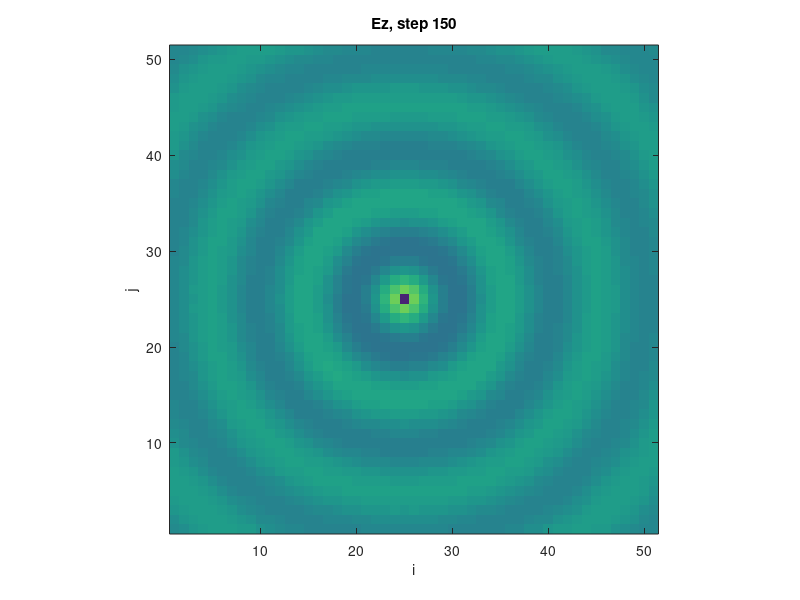

Source code (MATLAB):
% This program demonstrates a two-dimensional FDTD simulation(TM).
% The program mainly simulates the propagation of electromagnetic wave in 
% free space. The excitation source is a harmonic field source. The Mur
% absorbing boundary condition is used as the boundary condition.

% 该程序演示了二维FDTD模拟（TM）。该程序主要模拟电磁波在自由空间中
% 的传播。激励源为时谐场源。边界条件为Mur吸收边界条件。

clc;
clear;
close all;

%***********************************************************************
% Fundamental constants 基本常数
%***********************************************************************

eps0 = 8.85e-12;	% permittivity of vacuum 真空介电常数
mu0 = 4*pi*1e-7;	% permeability of vacuum 真空磁导率
c0 = 1/sqrt(mu0*eps0);	% speed of light 光速

%***********************************************************************
% Mesh parameters 网格参数
%***********************************************************************

Nx = 50;	% number of cells in 2D problem space 二维问题空间中的单元数
Ny = 50;
Nt = 150;	% number of iterations 迭代次数
dx = 3e-2;	% space step 空间步长
dy = 3e-2;
dt = 1/(2.0*c0*sqrt(1/dx^2+1/dy^2));	%time step 时间步长

%***********************************************************************
% Material properties 媒质特性
%***********************************************************************

epsR = 1;	% relative permittivity 相对介电常数
muR = 1;	% relative permeability 相对电导率
sigE = 0;	% electric conductivity 电导率
sigH = 0;	% effective magnetism conductivity 等效磁导率

%***********************************************************************
% Boundary conditions 边界条件
%***********************************************************************

% PEC边界条件

%***********************************************************************
% Updating coefficients 更新系数
%***********************************************************************

CA = (eps0*epsR/dt-sigE/2)/(eps0*epsR/dt+sigE/2);
CB = 1/(eps0*epsR/dt+sigE/2);
CP = (mu0*muR/dt-sigH/2)/(mu0*muR/dt+sigH/2);
CQ = 1/(mu0*muR/dt+sigH/2);

%***********************************************************************
% Source excitation 源激励
%***********************************************************************

fre = 1.0e+9; % frequency 频率
Jx = round(Nx/2);	% position 位置
Jy = round(Ny/2);

%***********************************************************************
% Initializing field arrays 初始化场
%***********************************************************************

Hx = zeros(Nx+1,Ny);
Hy = zeros(Nx,Ny+1);
Ez = zeros(Nx+1,Ny+1);

%***********************************************************************
% BEGIN TIME-STEPPING LOOP 开始迭代
%***********************************************************************

temp2z = Ez;
for n=1:Nt
    
    % Set excitation source 设置激励源
    Ez(Jx,Jy) = sin(2*pi*fre*n*dt);
    
    % Update magnetic field 更新磁场
    % Hx
    for i = 2:Nx
        for j = 1:Ny
            Hx(i,j) = CP*Hx(i,j)-CQ*(Ez(i,j+1)-Ez(i,j))/dy;
        end
    end
    % Hy
    for i = 1:Nx
        for j = 2:Ny
            Hy(i,j) = CP*Hy(i,j)+CQ*(Ez(i+1,j)-Ez(i,j))/dx;
        end
    end

    tempz = Ez;
    
    % Update electric field 更新电场
    % Ez
    for i = 2:Nx
        for j = 2:Ny
            Ez(i,j) = CA*Ez(i,j)+CB* ...
                      ((Hy(i,j)-Hy(i-1,j))/dx-(Hx(i,j)-Hx(i,j-1))/dy);
        end
    end
         
    % Set boundary conditions 设置边界条件
    % 边
    % 一阶Mur
%     % 左
%     for j = 2:Ny
%         Ez(1,j) = tempz(2,j)+((c0*dt-dx)/(c0*dt+dx))*(Ez(2,j)-tempz(1,j));
%     end
%     % 右
%     for j = 2:Ny
%         Ez(Nx+1,j) = tempz(Nx,j)+((c0*dt-dx)/(c0*dt+dx))*(Ez(Nx,j)-tempz(Nx+1,j));
%     end
%     % 下
%     for i = 2:Nx
%         Ez(i,1) = tempz(i,2)+((c0*dt-dy)/(c0*dt+dy))*(Ez(i,2)-tempz(i,1));
%     end
%     % 上
%     for i = 2:Nx
%         Ez(i,Ny+1) = tempz(i,Ny)+((c0*dt-dy)/(c0*dt+dy))*(Ez(i,Ny)-tempz(i,Ny+1));
%     end
    % 二阶Mur
    % 左
    for j = 2:Ny
        Ez(1,j) = tempz(2,j)+((c0*dt-dx)/(c0*dt+dx))*(Ez(2,j)-tempz(1,j))- ...
                  (c0*c0*mu0*muR*dt)/(2*(c0*dt+dx))*(dx/dy)*(Hx(1,j)-Hx(1,j-1)+Hx(2,j)-Hx(2,j-1));
    end
    % 右
    for j = 2:Ny
        Ez(Nx+1,j) = tempz(Nx,j)+((c0*dt-dx)/(c0*dt+dx))*(Ez(Nx,j)-tempz(Nx+1,j))- ...
                     (c0*c0*mu0*muR*dt)/(2*(c0*dt+dx))*(dx/dy)*(Hx(Nx+1,j)-Hx(Nx+1,j-1)+Hx(Nx,j)-Hx(Nx,j-1));
    end
    % 下
    for i = 2:Nx
        Ez(i,1) = tempz(i,2)+((c0*dt-dy)/(c0*dt+dy))*(Ez(i,2)-tempz(i,1))+ ...
                  (c0*c0*mu0*muR*dt)/(2*(c0*dt+dy))*(dy/dx)*(Hy(i,1)-Hy(i-1,1)+Hy(i,2)-Hy(i-1,2));
    end
    % 上
    for i = 2:Nx
        Ez(i,Ny+1) = tempz(i,Ny)+((c0*dt-dy)/(c0*dt+dy))*(Ez(i,Ny)-tempz(i,Ny+1))+ ...
                     (c0*c0*mu0*muR*dt)/(2*(c0*dt+dy))*(dy/dx)*(Hy(i,Ny+1)-Hy(i-1,Ny+1)+Hy(i,Ny)-Hy(i-1,Ny));
    end
    % 角点
	% 方法一
    % 左下
    Ez(1,1)=tempz(2,2)+((c0*dt-sqrt(dx^2+dy^2))/(c0*dt+sqrt(dx^2+dy^2)))*(Ez(2,2)-tempz(1,1));
    % 左上
    Ez(1,Ny+1)=tempz(2,Ny)+((c0*dt-sqrt(dx^2+dy^2))/(c0*dt+sqrt(dx^2+dy^2)))*(Ez(2,Ny)-tempz(1,Ny+1));
    % 右上
    Ez(Nx+1,Ny+1)=tempz(Nx,Ny)+((c0*dt-sqrt(dx^2+dy^2))/(c0*dt+sqrt(dx^2+dy^2)))*(Ez(Nx,Ny)-tempz(Nx+1,Ny+1));
    % 右下
    Ez(Nx+1,1)=tempz(Nx,2)+((c0*dt-sqrt(dx^2+dy^2))/(c0*dt+sqrt(dx^2+dy^2)))*(Ez(Nx,2)-tempz(Nx+1,1));
    % 方法二
%     % 左下
%     Ez(1,1) = (1-sqrt(2)*c0*dt/sqrt(dx^2+dy^2))*temp2z(1,1)+sqrt(2)*c0*dt/sqrt(dx^2+dy^2)*temp2z(2,2);
%     % 左上
%     Ez(1,Ny+1) = (1-sqrt(2)*c0*dt/sqrt(dx^2+dy^2))*temp2z(1,Ny+1)+sqrt(2)*c0*dt/sqrt(dx^2+dy^2)*temp2z(2,Ny);
%     % 右上
%     Ez(Nx+1,Ny+1) = (1-sqrt(2)*c0*dt/sqrt(dx^2+dy^2))*temp2z(Nx+1,Ny+1)+sqrt(2)*c0*dt/sqrt(dx^2+dy^2)*temp2z(Nx,Ny);
%     % 右下
%     Ez(Nx+1,1) = (1-sqrt(2)*c0*dt/sqrt(dx^2+dy^2))*temp2z(Nx+1,1)+sqrt(2)*c0*dt/sqrt(dx^2+dy^2)*temp2z(Nx,2);
    
    temp2z = tempz;
    
    % Visualize fields 可视化场   
    imagesc(Ez');
    shading flat;caxis([-1.0 1.0]);axis image;axis xy; 
    title(['Ez, step ',int2str(n)]);xlabel('i');ylabel('j');
    drawnow;

end

%***********************************************************************
% END TIME-STEPPING LOOP 终止迭代
%***********************************************************************